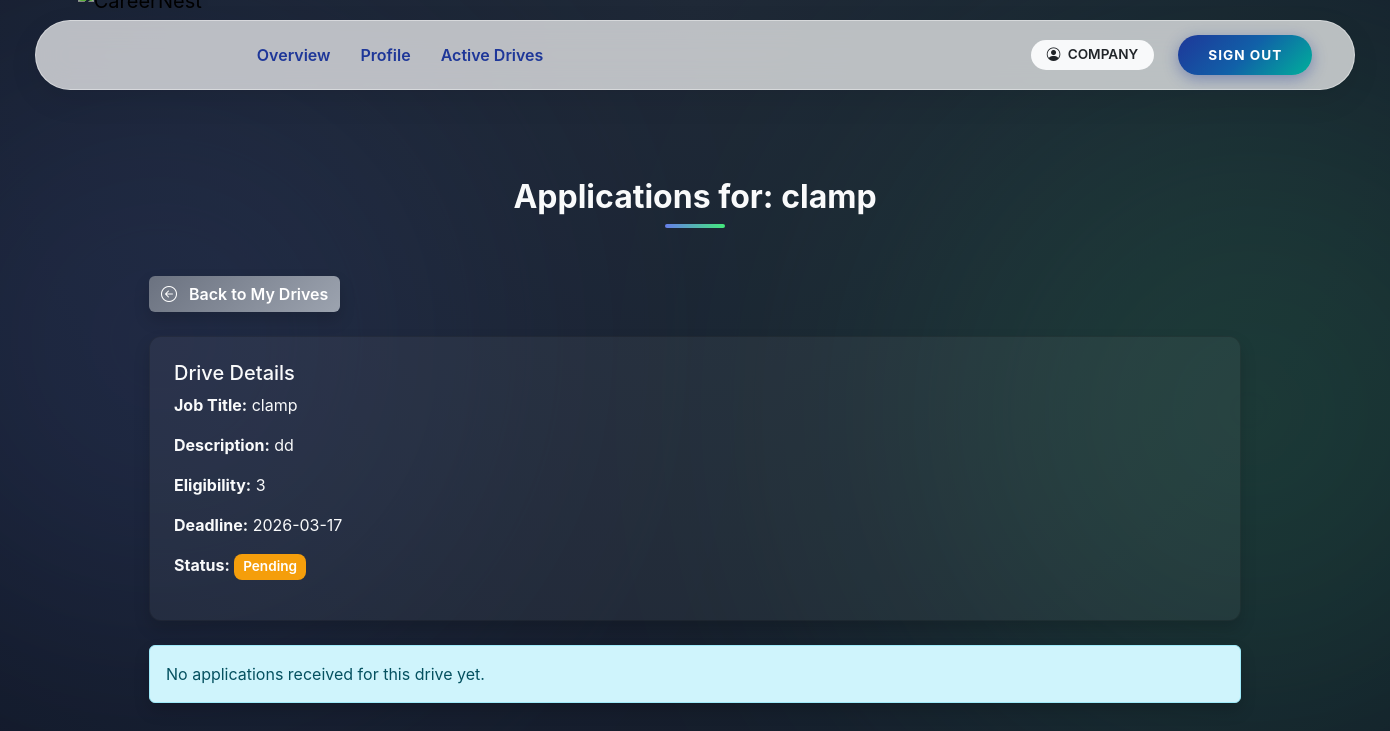
The page /company/drives/2/applications (signed in) on the database as committed earlier.
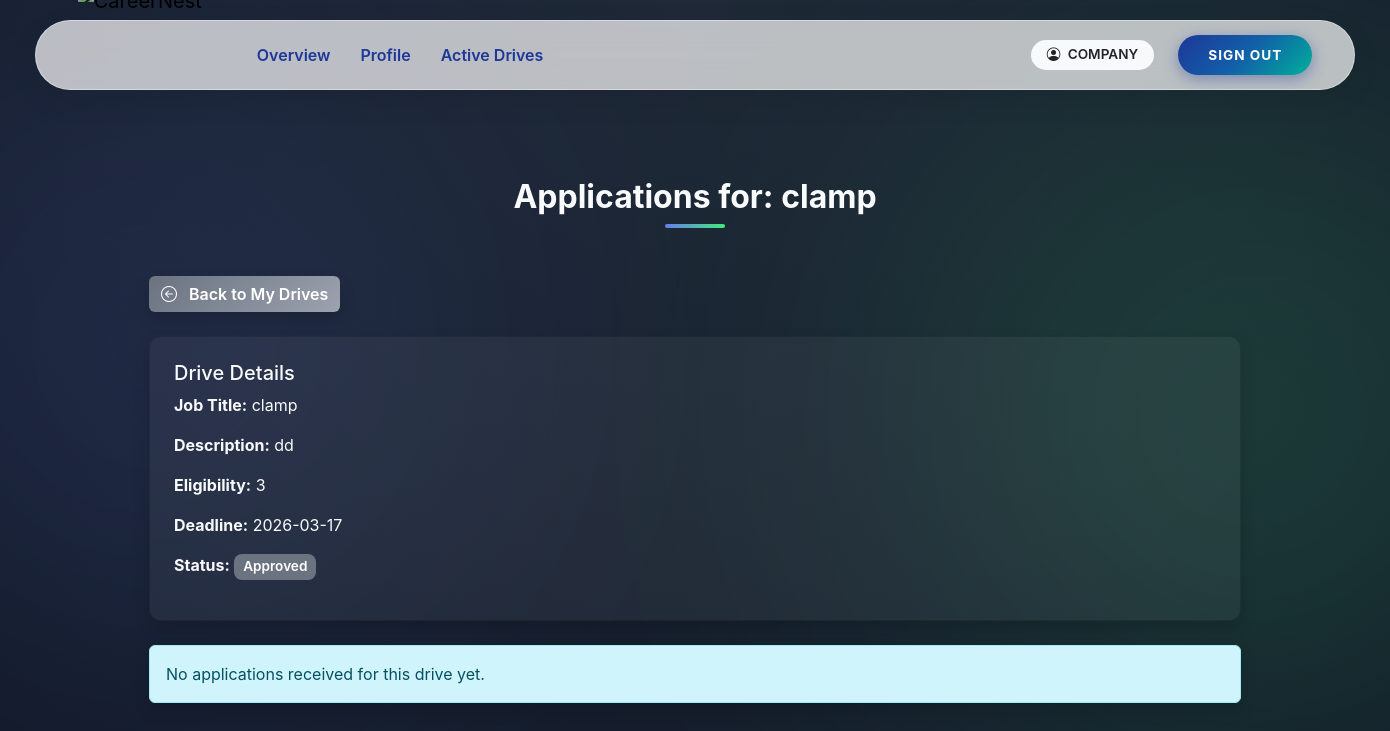
The same page on the database as committed later.
### app/models.py (models this page shows)
class PlacementDrive(db.Model):
    __tablename__ = "placement_drives"
    drive_id = db.Column(db.Integer, primary_key=True)
    company_id = db.Column(
        db.Integer,
        db.ForeignKey("companies.user_id", ondelete="CASCADE"),
        nullable=False
    )
    job_title = db.Column(db.String(150), nullable=False)
    job_description = db.Column(db.Text, nullable=False)
    eligibility = db.Column(db.String(200))
    application_deadline = db.Column(db.Date)
    status = db.Column(db.String(20), default="Pending")
    created_at = db.Column(db.DateTime, default=datetime.utcnow)
    company = db.relationship("Company", back_populates="drives")
    applications = db.relationship(
        "Application",
        back_populates="drive",
        cascade="all, delete-orphan"
    )

### app/company/routes.py (the view)
@company_bp.route('/drives/<int:drive_id>/applications')
@login_required
@role_required('company')
def drive_applications(drive_id):
    profile = get_company_profile()
    drive = PlacementDrive.query.get_or_404(drive_id)
    if drive.company_id != profile.user_id:
        flash('Unauthorized.', 'danger')
        return redirect(url_for('company.drives'))
    applications = Application.query.filter_by(drive_id=drive_id).all()
    return render_template(
        'company/drive_applications.html',
        drive=drive,
        applications=applications
    )

### app/company/routes.py (called while the page is built)
def get_company_profile():
    return Company.query.filter_by(user_id=current_user.user_id).first()

### app/utils.py (called while the page is built)
def role_required(required_role):
    def decorator(f):
        @wraps(f)
        def decorated_function(*args, **kwargs):
            if not current_user.is_authenticated:
                abort(401)
            if current_user.role != required_role:
                abort(403)
            if required_role in ["student", "company"] and not current_user.is_approved:
                abort(403)
            if current_user.is_blacklisted:
                abort(403)
            return f(*args, **kwargs)
        return decorated_function
    return decorator

### app/templates/company/drive_applications.html (shortened to what the changed rows need)
{% extends 'base.html' %}
{% block content %}
<div class="dashboard-bg">
  <div class="container position-relative">
    <h2 class="section-heading text-center mb-5">Applications for: {{ drive.job_title }}</h2>
    <a href="{{ url_for('company.drives') }}" class="btn btn-gradient-secondary mb-4 shadow hover-glow text-white">
      <i class="bi bi-arrow-left-circle me-2"></i> Back to My Drives
    </a>
    <div class="card shadow mb-4">
      <div class="card-body">
        <h5>Drive Details</h5>
        <p><strong>Job Title:</strong> {{ drive.job_title }}</p>
        <p><strong>Description:</strong> {{ drive.job_description[:100] }}{% if drive.job_description|length > 100 %}...{% endif %}</p>
        <p><strong>Eligibility:</strong> {{ drive.eligibility or 'N/A' }}</p>
        <p><strong>Deadline:</strong> {{ drive.application_deadline.strftime('%Y-%m-%d') if drive.application_deadline else 'N/A' }}</p>
        <p><strong>Status:</strong>
          {% set status_lower = drive.status.lower() %}
          {% if status_lower == 'pending' %}
            <span class="badge bg-warning">Pending</span>
          {% elif status_lower == 'closed' %}
            <span class="badge bg-secondary">Closed</span>
          {% elif status_lower == 'active' %}
            <span class="badge bg-success">Active</span>
          {% else %}
            <span class="badge bg-secondary">{{ drive.status }}</span>
          {% endif %}
        </p>
      </div>
    </div>
    {% if applications %}
    <div class="table-responsive shadow rounded">
      <table class="table table-hover align-middle mb-0 text-white">
        <thead class="table-dark">
          <tr>
            <th>Student Name</th>
            <th>Roll Number</th>
            <th>Course</th>
            <th>CGPA</th>
            <th>Applied On</th>
            <th>Status</th>
            <th>Actions</th>
          </tr>
        </thead>
        <tbody>
          {% for app in applications %}
          {% set status = app.status.lower() %}
          <tr>
            <td>{{ app.student.full_name if app.student else 'N/A' }}</td>
            <td>{{ app.student.roll_number if app.student else 'N/A' }}</td>
            <td>{{ app.student.course if app.student else 'N/A' }}</td>
            <td>{{ app.student.cgpa if app.student else 'N/A' }}</td>
            <td>{{ app.application_date.strftime('%Y-%m-%d %H:%M') if app.application_date else 'N/A' }}</td>
            <td>
              {% if status == 'pending' %}
              <span class="badge bg-warning">Pending</span>
              {% elif status == 'shortlisted' %}
              <span class="badge bg-info">Shortlisted</span>
              {% elif status == 'selected' %}
              <span class="badge bg-success">Selected</span>
              {% elif status == 'rejected' %}
              <span class="badge bg-danger">Rejected</span>
              {% else %}
              <span class="badge bg-secondary">{{ app.status }}</span>
              {% endif %}
            </td>
            <td>
              <form action="{{ url_for('company.update_application', app_id=app.application_id) }}" method="POST" style="display:inline;">
                <select name="status" class="form-select form-select-sm d-inline-block" style="width:auto;">
                  <option value="pending" {% if status=='pending' %}selected{% endif %}>Pending</option>
                  <option value="shortlisted" {% if status=='shortlisted' %}selected{% endif %}>Shortlisted</option>
                  <option value="selected" {% if status=='selected' %}selected{% endif %}>Selected</option>
                  <option value="rejected" {% if status=='rejected' %}selected{% endif %}>Rejected</option>
                </select>
                <button type="submit" class="btn btn-gradient-primary btn-sm shadow hover-glow text-white">Update</button>
              </form>
              {% if app.student and app.student.resume_filename %}
              <a href="{{ url_for('company.download_resume', student_id=app.student.user_id) }}" class="btn btn-gradient-secondary btn-sm shadow hover-glow text-white">Resume</a>
              {% endif %}
            </td>
          </tr>
          {% endfor %}
        </tbody>
      </table>
    </div>
    {% else %}
    <div class="alert alert-info shadow rounded">No applications received for this drive yet.</div>
    {% endif %}
  </div>
</div>
{% endblock %}

Rows that differ between the two databases and show on the page:
changed PlacementDrive "clamp": status (not shown) → "Approved"
Other text that changed with them:
text no longer shown: "Pending"
